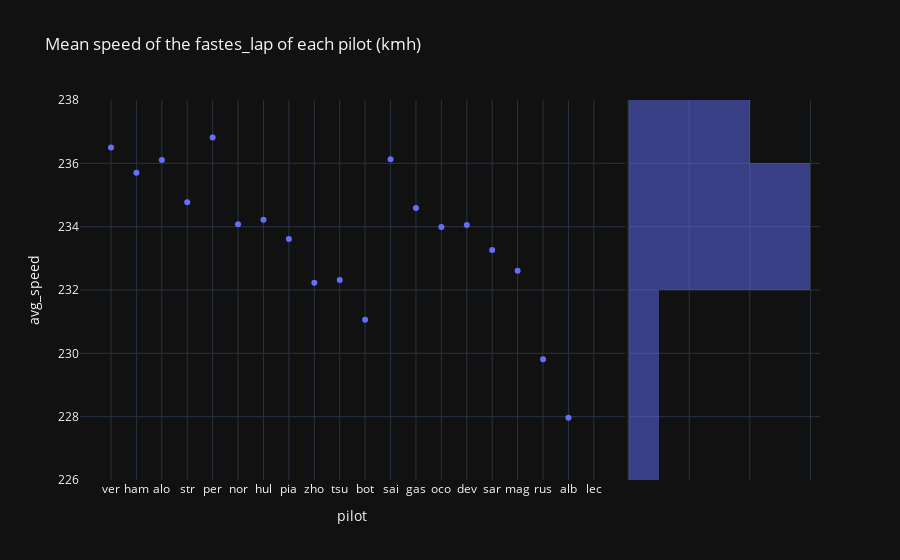

Notebook code for this chart:
### Code cell
px.scatter(last_gp, x="pilot", y="avg_speed", title="Mean speed of the fastes_lap of each pilot (kmh)", marginal_y="histogram", template="plotly_dark")

### Figure 1 — Plotly figure (JSON) as saved in the notebook; plotly's stock layout.template omitted (floating-point values rounded to 4 significant figures)
{"data": [{"hovertemplate": "pilot=%{x}<br>avg_speed=%{y}<extra></extra>", "legendgroup": "", "marker": {"color": "#636efa", "symbol": "circle"}, "mode": "markers", "name": "", "orientation": "v", "showlegend": false, "type": "scatter", "x": ["ver", "ham", "alo", "str", "per", "nor", "hul", "pia", "zho", "tsu", "bot", "sai", "gas", "oco", "dev", "sar", "mag", "rus", "alb", "lec"], "xaxis": "x", "y": [236.5, 235.7, 236.1, 234.8, 236.8, 234.1, 234.2, 233.6, 232.2, 232.3, 231.1, 236.1, 234.6, 234.0, 234.0, 233.3, 232.6, 229.8, 228.0, null], "yaxis": "y"}, {"alignmentgroup": "True", "bingroup": "y", "hovertemplate": "avg_speed=%{y}<br>count=%{x}<extra></extra>", "legendgroup": "", "marker": {"color": "#636efa"}, "name": "", "offsetgroup": "", "opacity": 0.5, "showlegend": false, "type": "histogram", "xaxis": "x2", "y": [236.5, 235.7, 236.1, 234.8, 236.8, 234.1, 234.2, 233.6, 232.2, 232.3, 231.1, 236.1, 234.6, 234.0, 234.0, 233.3, 232.6, 229.8, 228.0, null], "yaxis": "y2"}], "layout": {"barmode": "overlay", "legend": {"tracegroupgap": 0}, "title": {"text": "Mean speed of the fastes_lap of each pilot (kmh)"}, "xaxis": {"anchor": "y", "domain": [0, 0.7363], "title": {"text": "pilot"}}, "xaxis2": {"anchor": "y2", "domain": [0.7413, 1], "matches": "x2", "showgrid": true, "showline": false, "showticklabels": false, "ticks": ""}, "yaxis": {"anchor": "x", "domain": [0, 1], "title": {"text": "avg_speed"}}, "yaxis2": {"anchor": "x2", "domain": [0, 1], "matches": "y", "showgrid": true, "showticklabels": false}}}
